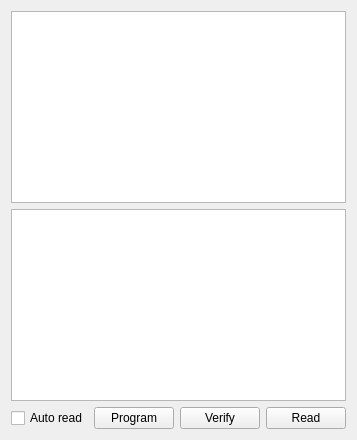
      <widget class="QWidget" name="tabLockBits">
       <attribute name="icon">
        <iconset resource="icons/icons.qrc">
         <normaloff>:/locked.svg</normaloff>:/locked.svg</iconset>
       </attribute>
       <attribute name="title">
        <string>LockBits</string>
       </attribute>
       <layout class="QVBoxLayout" name="verticalLayout_8">
        <item>
         <widget class="QTableView" name="tableViewLockBits"/>
        </item>
        <item>
         <widget class="QTableView" name="tableViewLockBitFields"/>
        </item>
        <item>
         <layout class="QHBoxLayout" name="horizontalLayout_5">
          <property name="bottomMargin">
           <number>0</number>
          </property>
          <item>
           <widget class="QCheckBox" name="checkBoxAutoReadLockbits">
            <property name="text">
             <string>Auto read</string>
            </property>
           </widget>
          </item>
          <item>
           <widget class="QPushButton" name="pushButtonProgramLockbits">
            <property name="text">
             <string>Program</string>
            </property>
            <property name="icon">
             <iconset resource="icons/icons.qrc">
              <normaloff>:/write_avr.svg</normaloff>:/write_avr.svg</iconset>
            </property>
           </widget>
          </item>
          <item>
           <widget class="QPushButton" name="pushButtonVerifyLockbits">
            <property name="text">
             <string>Verify</string>
            </property>
           </widget>
          </item>
          <item>
           <widget class="QPushButton" name="pushButtonReadLockbits">
            <property name="text">
             <string>Read</string>
            </property>
            <property name="icon">
             <iconset resource="icons/icons.qrc">
              <normaloff>:/read_avr.svg</normaloff>:/read_avr.svg</iconset>
            </property>
           </widget>
          </item>
         </layout>
        </item>
       </layout>
      </widget>
